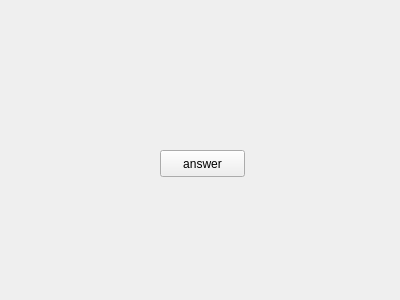
<?xml version="1.0" encoding="UTF-8"?>
<ui version="4.0">
 <class>CallWindow</class>
 <widget class="QWidget" name="CallWindow">
  <property name="geometry">
   <rect>
    <x>0</x>
    <y>0</y>
    <width>400</width>
    <height>300</height>
   </rect>
  </property>
  <property name="windowTitle">
   <string>Form</string>
  </property>
  <widget class="QPushButton" name="answerPushButton">
   <property name="geometry">
    <rect>
     <x>160</x>
     <y>150</y>
     <width>85</width>
     <height>27</height>
    </rect>
   </property>
   <property name="text">
    <string>answer</string>
   </property>
  </widget>
 </widget>
 <resources/>
 <connections/>
</ui>
